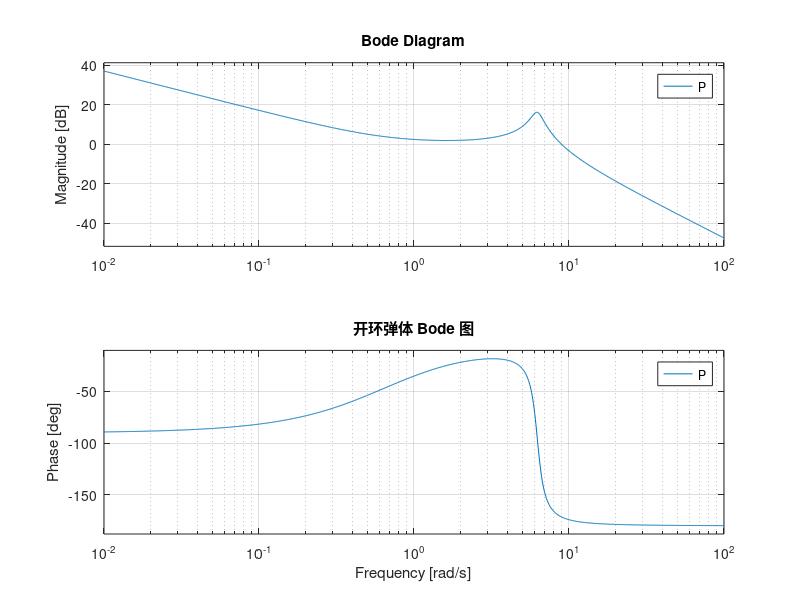
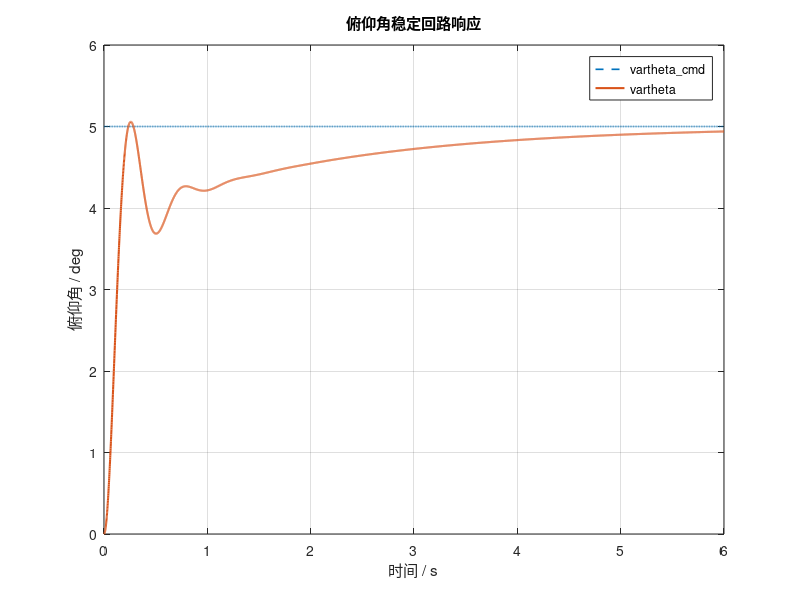
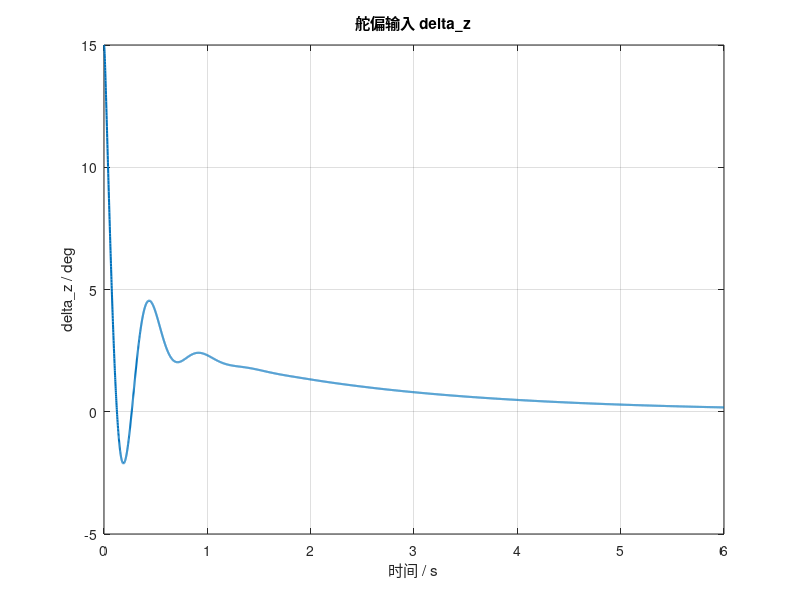
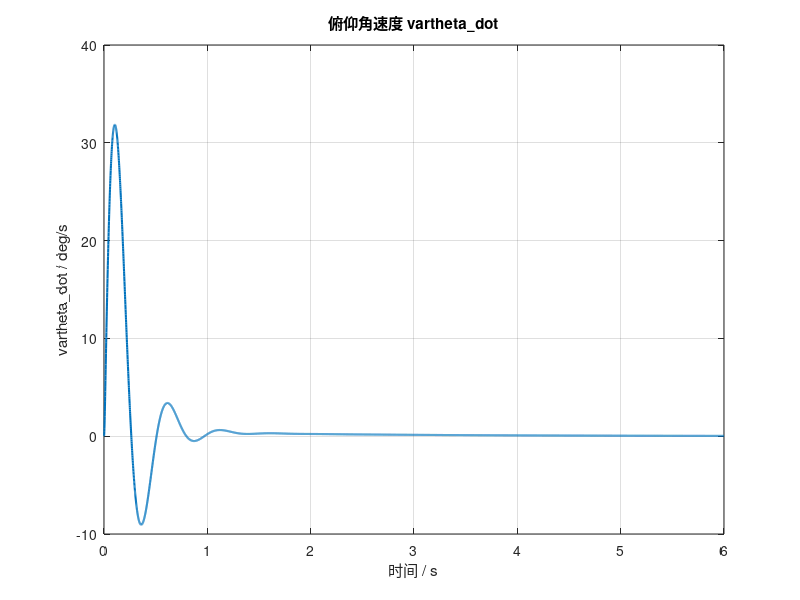

Source code (MATLAB) for these figures, in order: (Note: this script raises an error after producing the figures.)
function exp2_task1
% =========================================================================
% 实验二·任务 1：导弹俯仰角稳定回路控制器设计与性能分析
% -------------------------------------------------------------------------
%
% 固定命名：
%   vartheta_cmd : 俯仰角指令
%   vartheta     : 实际俯仰角
%   delta_z      : 舵偏输入
%   vartheta_dot : 俯仰角速度
%
% 注意：
%   1. 本脚本不使用 theta 表示俯仰角；
%   2. theta 在导弹运动学中通常保留给航迹倾角；
%   3. 本脚本采用与 Simulink 模型一致的微分滤波 s/(0.005s+1)。
%
% 用法：
%   >> exp2_task1
% =========================================================================

clc; close all;

%% 1. 导弹特征点参数
Kd   = 0.710;
Td   = 0.16;
T1d  = 1.508;
xid  = 0.084;
v    = 306; %#ok<NASGU>  % 本任务选俯仰角稳定回路，v 不直接进入 vartheta/delta_z 通道

%% 2. 控制器与指令参数
K_th = 3.0;       % 俯仰角比例控制增益
K_om = 0.20;      % 角速率反馈增益

vartheta_cmd = deg2rad(5);   % 与 task1_run.m / task1.slx 一致：5 deg 俯仰角阶跃指令

%% 3. 被控对象与微分滤波模块
% 导弹俯仰角通道：
% vartheta(s) / delta_z(s)
% = Kd*(T1d*s + 1) / [s*(Td^2*s^2 + 2*xid*Td*s + 1)]
num_vartheta = [Kd*T1d, Kd];
den_vartheta = [Td^2, 2*xid*Td, 1, 0];

% 微分滤波模块：
% vartheta_dot / vartheta = s / (0.005s + 1)
num_diff = [1 0];
den_diff = [0.005 1];

s = tf('s');
P = tf(num_vartheta, den_vartheta);     % vartheta / delta_z
D = tf(num_diff, den_diff);             % filtered derivative

%% 4. 开环弹体特性
wn_d = 1 / Td;
open_pair_real = -xid * wn_d;
open_pair_imag = wn_d * sqrt(1 - xid^2);
open_zero = -1 / T1d;

fprintf('弹体自然频率  wn_d = %.3f rad/s\n', wn_d);
fprintf('弹体开环极点  = 0.000  (积分极点)\n');
fprintf('弹体短周期极点 = %+.3f +/- %.3fj  (xid=%.3f, 极轻阻尼)\n', ...
    open_pair_real, open_pair_imag, xid);
fprintf('弹体开环零点  = %+.3f\n', open_zero);

figure('Color','w','Name','开环弹体分析','Position',[80 80 1000 380]);
subplot(1,2,1);
step(P, 8);
grid on;
title('开环弹体阶跃响应（积分性、振荡）');
xlabel('时间 / s');
ylabel('幅值');

subplot(1,2,2);
bode(P);
grid on;
title('开环弹体 Bode 图');

%% 5. 内环：角速率反馈
% 控制律内环部分：
% delta_z = u_outer - K_om * vartheta_dot
% vartheta_dot = D(s) * vartheta
%
% 因此内环闭环对象：
% H_in(s) = vartheta(s) / u_outer(s)
%         = P(s) / [1 + K_om*D(s)*P(s)]
H_in = feedback(P, K_om * D);

fprintf('\n内环 K_om = %.2f\n', K_om);
fprintf('内环闭环极点:\n');
disp(pole(H_in));

inner_poles = pole(H_in);
cpx_inner = inner_poles(abs(imag(inner_poles)) > 1e-3);
if ~isempty(cpx_inner)
    p = cpx_inner(1);
    wn_in = abs(p);
    zeta_in = -real(p) / wn_in;
    fprintf('   主导复极点: wn = %.3f rad/s, zeta = %.3f\n', wn_in, zeta_in);
end

%% 6. 外环：俯仰角比例反馈
% 外环控制律：
% delta_z = K_th*(vartheta_cmd - vartheta) - K_om*vartheta_dot
%
% 外环闭环：
% T_cl(s) = vartheta(s) / vartheta_cmd(s)
%         = K_th*H_in(s) / [1 + K_th*H_in(s)]
L_ol = K_th * H_in;
T_cl = feedback(L_ol, 1);

fprintf('\n外环 K_th = %.2f\n', K_th);
fprintf('闭环极点:\n');
disp(pole(T_cl));

fprintf('闭环静态增益 dcgain(T_cl) = %.6f\n', dcgain(T_cl));

%% 7. 闭环响应、舵偏输入和俯仰角速度
% 解析得到：
% vartheta     = T_cl * vartheta_cmd
% vartheta_dot = D * T_cl * vartheta_cmd
% delta_z      = K_th*(vartheta_cmd - vartheta) - K_om*vartheta_dot
%
% 即从 vartheta_cmd 到 delta_z 的传递函数：
T_vartheta     = T_cl;
T_vartheta_dot = minreal(D * T_cl);
T_delta_z      = minreal(K_th * (1 - T_cl) - K_om * D * T_cl);

t = 0:0.001:6;

[vartheta_out, t]     = step(vartheta_cmd * T_vartheta, t);
vartheta_dot_out      = step(vartheta_cmd * T_vartheta_dot, t);
delta_z_out           = step(vartheta_cmd * T_delta_z, t);
vartheta_cmd_out      = vartheta_cmd * ones(size(t));

figure('Color','w','Name','俯仰角稳定回路响应','Position',[80 80 760 480]);
plot(t, rad2deg(vartheta_cmd_out), '--', 'LineWidth', 1.2); hold on;
plot(t, rad2deg(vartheta_out), 'LineWidth', 1.5);
grid on;
xlabel('时间 / s');
ylabel('俯仰角 / deg');
legend('vartheta\_cmd', 'vartheta', 'Location', 'best');
title('俯仰角稳定回路响应');
xlim([0 6]);
ylim([0 6]);

figure('Color','w','Name','舵偏输入','Position',[100 100 760 420]);
plot(t, rad2deg(delta_z_out), 'LineWidth', 1.5);
grid on;
xlabel('时间 / s');
ylabel('delta\_z / deg');
title('舵偏输入 delta\_z');
xlim([0 6]);

figure('Color','w','Name','俯仰角速度','Position',[120 120 760 420]);
plot(t, rad2deg(vartheta_dot_out), 'LineWidth', 1.5);
grid on;
xlabel('时间 / s');
ylabel('vartheta\_dot / deg/s');
title('俯仰角速度 vartheta\_dot');
xlim([0 6]);

%% 8. 补偿前后对比与稳定裕度
T_no_comp = feedback(P, 1);   % 无内环、无 K_th 放大，仅单位姿态反馈对比

figure('Color','w','Name','补偿前后对比与稳定裕度','Position',[80 80 1100 430]);

subplot(1,2,1);
step(T_cl, 15); hold on;
step(T_no_comp, 15);
grid on;
legend({'两环反馈：K\_om=0.20, K\_th=3.00', ...
        '无角速率反馈：K\_om=0, K\_th=1'}, ...
        'Location','best');
title('单位阶跃响应对比');
xlabel('时间 / s');
ylabel('幅值');

subplot(1,2,2);
margin(L_ol);
grid on;
title('外环开环 Bode 与稳定裕度');

%% 9. 闭环零极点图
figure('Color','w','Name','闭环零极点');
pzmap(T_cl);
grid on;
title('闭环零极点');

%% 10. 性能指标
info = stepinfo(vartheta_out, t, vartheta_cmd);
[Gm, Pm, Wcg, Wcp] = margin(L_ol);

fprintf('\n=== 控制器性能（vartheta_cmd = 5 deg）===\n');
fprintf('  上升时间 t_r          = %.4f s\n', info.RiseTime);
fprintf('  调节时间 t_s          = %.4f s\n', info.SettlingTime);
fprintf('  超调量 Mp             = %.4f %%\n', info.Overshoot);
fprintf('  峰值 Peak             = %.4f deg\n', rad2deg(info.Peak));
fprintf('  峰值时间 PeakTime     = %.4f s\n', info.PeakTime);
fprintf('  理论稳态值            = %.4f deg\n', rad2deg(dcgain(T_cl) * vartheta_cmd));
fprintf('  6 s 时实际值           = %.4f deg\n', rad2deg(vartheta_out(end)));
fprintf('  6 s 时误差             = %.6f deg\n', rad2deg(abs(vartheta_cmd - vartheta_out(end))));
fprintf('  最大舵偏输入 max(delta_z)        = %.4f deg\n', rad2deg(max(delta_z_out)));
fprintf('  最小舵偏输入 min(delta_z)        = %.4f deg\n', rad2deg(min(delta_z_out)));
fprintf('  最大俯仰角速度 max(vartheta_dot) = %.4f deg/s\n', rad2deg(max(vartheta_dot_out)));

if isinf(Gm)
    fprintf('  幅值裕度 GM            = Inf dB  (omega = Inf rad/s)\n');
else
    fprintf('  幅值裕度 GM            = %.2f dB  (omega = %.4f rad/s)\n', 20*log10(Gm), Wcg);
end
fprintf('  相位裕度 PM            = %.2f deg (穿越 omega_c = %.4f rad/s)\n', Pm, Wcp);

end
